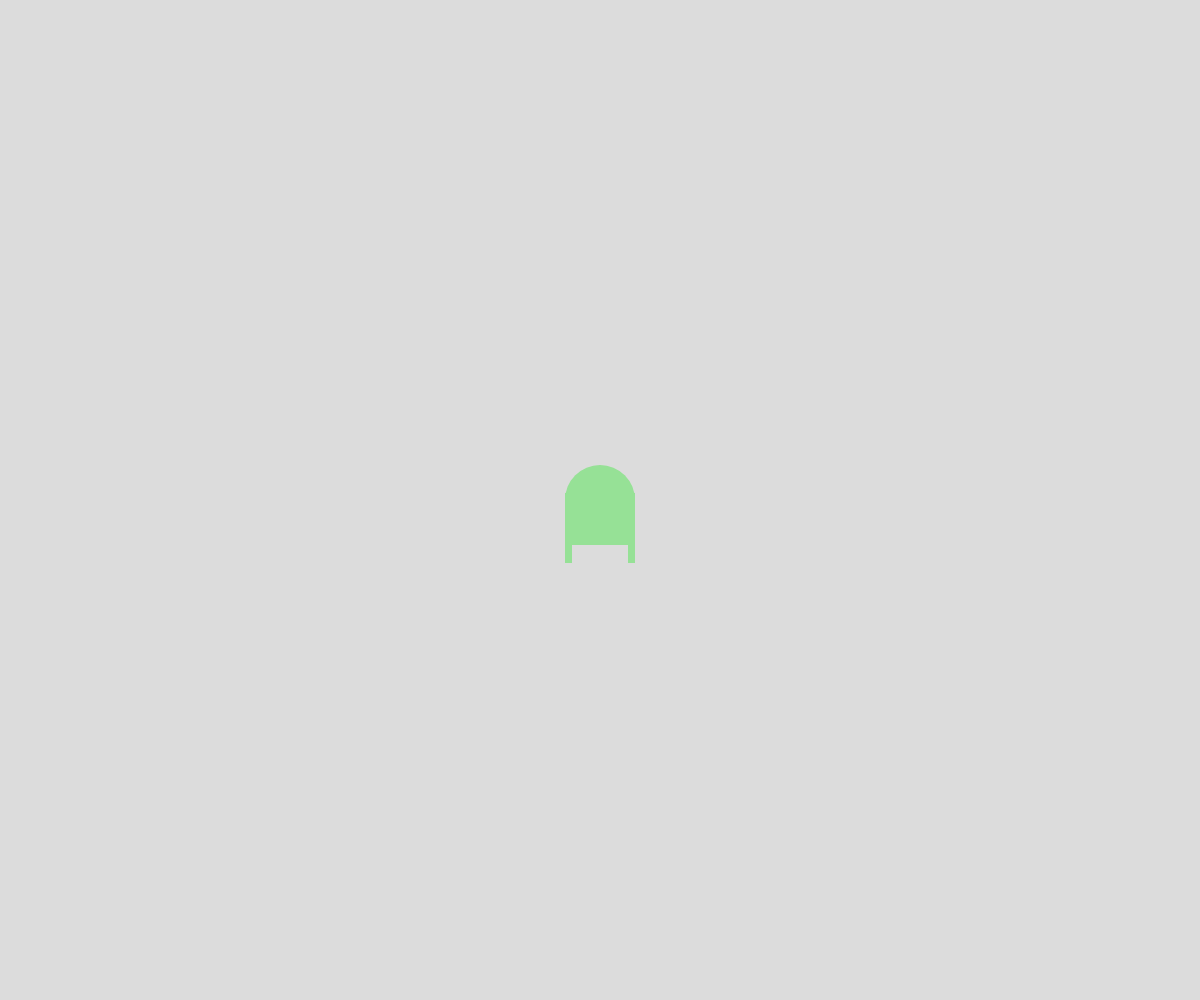
Frame 1 (no input)
Frame 60 (no input): identical to frame 1, image omitted
Frame 120 (the mouse pressed at the canvas centre since frame 60): identical to frame 1, image omitted

The p5.js sketch that drew this single still picture (run headless with seeded random() and noise() and a simulated clock; from frame 60 on, the mouse is pressed at the canvas centre):

// p5.js sketch
// ── sketch.js
// Project Title
// Your Name
// Date
//
// Extra for Experts:
// - describe what you did to take this project "above and beyond"
let HeadSize = 70

 function setup() {
   createCanvas(windowWidth, windowHeight);
 }

// function draw() {
// background(220);
//   //checkmulti( );
// }

// function checkmulti(){
//   strokeWeight(mouseX / 10);
//   stroke(255,0,0);
//   //Check for multiple key presses (3 Simultaneous)
//   let a = keyIsDown(65); //"a"
//   let b = keyIsDown(66); //"b"
//   let c = keyIsDown(67); //"c"
//   textSize( 40);
//   text("a:" + a + "\tb:" + b + "\tc:" + c, 100, 300);
// }

function draw() {
background(220)
shape()
}

function shape(){
  noStroke()
  fill(150,225,150)
  circle(width/2, height/2, HeadSize)
  rect((width-70)/2, (height)/2, HeadSize, 45)
  rect((width/2)-(HeadSize/2), (height/2)-(HeadSize/10), HeadSize/10, 70)
  rect((width/2)+(HeadSize/2)-7, (height/2)-(HeadSize/10), HeadSize/10, 70)
}
